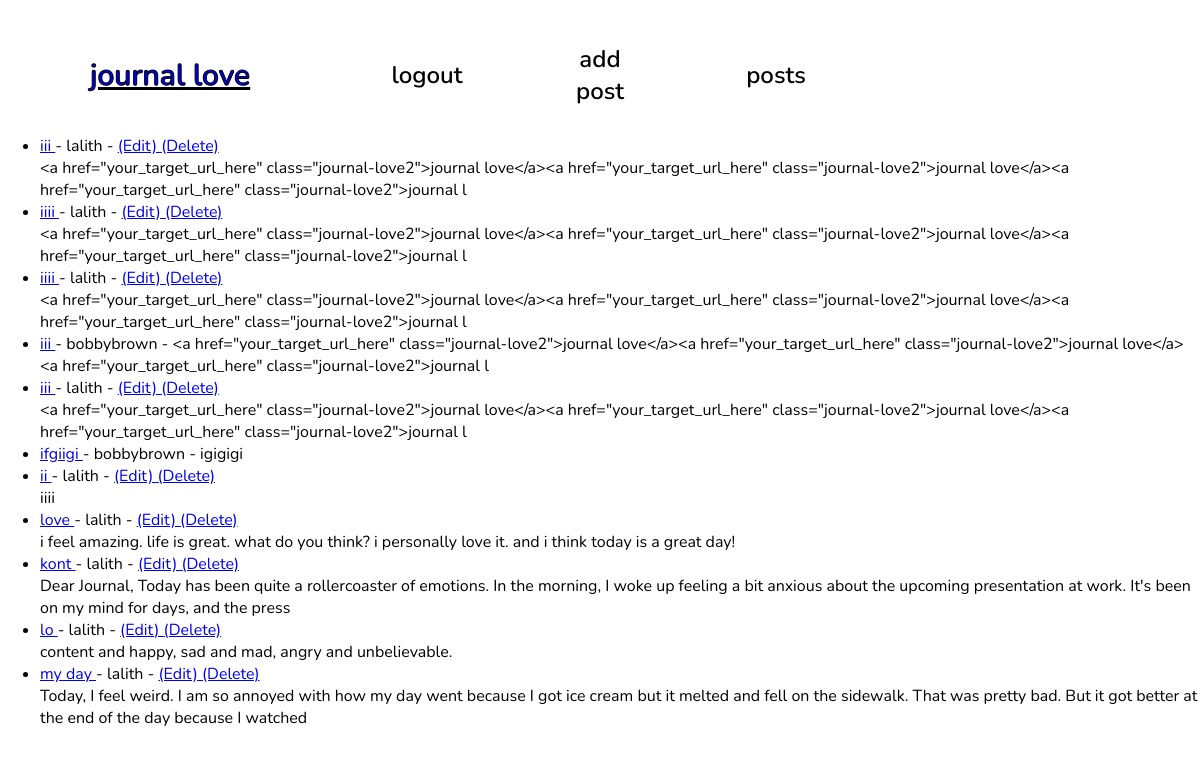
The app's page /home (signed in), older data.
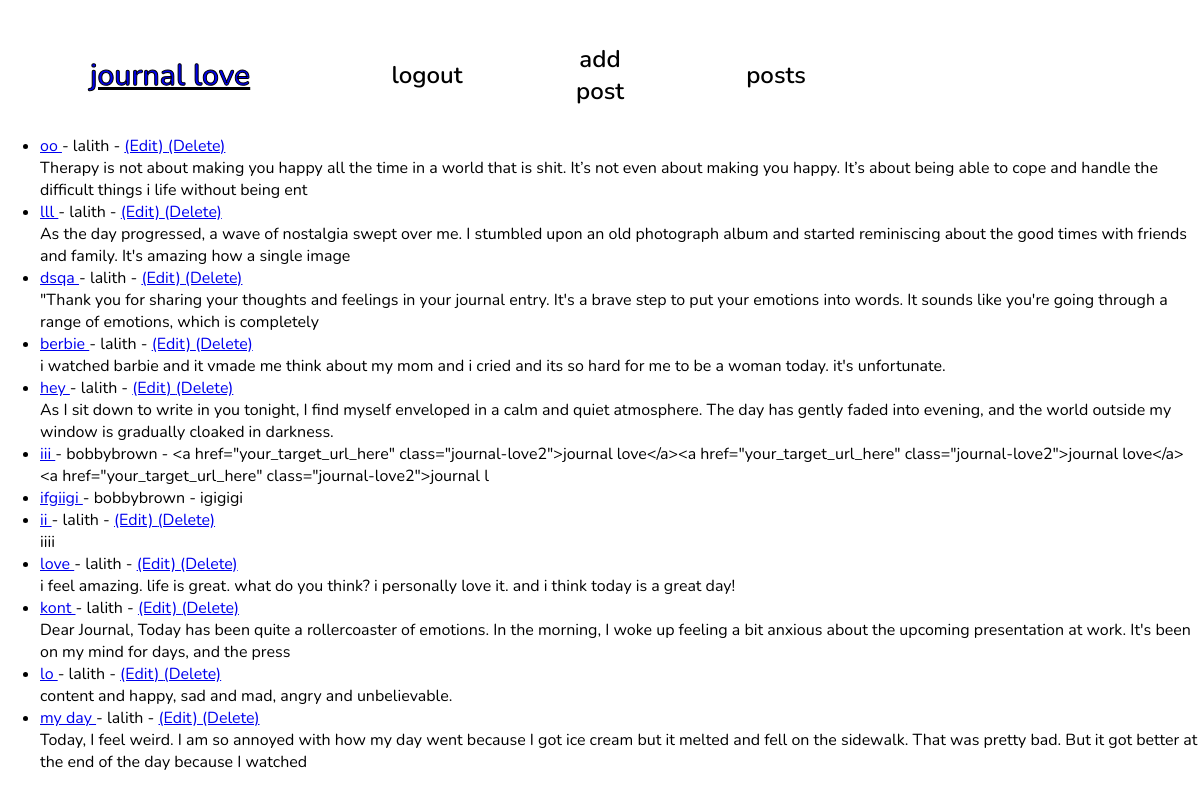
The same page, newer data.
### blog/models.py (models this page shows, shortened)
class Post(models.Model):
    title = models.CharField(max_length=255)
    author = models.ForeignKey(User, on_delete=models.CASCADE)
    body = models.TextField()
    postdate = models.DateField(auto_now_add=True)
    analysis_result = models.TextField(blank=True, null=True)

### theblog/views.py (the view)
# urls.py: path('home', HomeView.as_view(), name='home'),
class HomeView(ListView):
    model = Post
    template_name = 'home.html'
    ordering = ['-id']

### blog/templates/home.html
{% extends 'base.html' %}
{% block content %}
<br>
<br>
<ul>
{% for post in object_list %}
    <li>
        <a href="{% url 'articles' post.pk %}">
            {{ post.title }}
        </a> - {{ post.author }} -
        {% if user.is_authenticated %}
            {% if user.id == post.author.id %}
                <a href="{% url 'updatepost' post.pk %}">
                (Edit) </a>
                <a href="{% url 'deletepost' post.pk %}">
                (Delete) <br/></a>
            {% endif %}
        {% endif %}
        {{ post.body|slice:":200" }}
    </li>
{% endfor %}
</ul>
{% endblock %}

Row changes from the older to the newer data that the page shows:
removed Post: title "iii", author "lalith", shows "(Edit)", body "<a href=\"your_target_url_here\" class=\"journal-love2\">journal love</a><a href=\"your_target_url_here\" class=\"journal-love2\">journal love</a><a href=\"your_target_url_here\" class=\"journal-love2\">journal l"
removed Post: title "iiii", author "lalith", shows "(Edit)", body "<a href=\"your_target_url_here\" class=\"journal-love2\">journal love</a><a href=\"your_target_url_here\" class=\"journal-love2\">journal love</a><a href=\"your_target_url_here\" class=\"journal-love2\">journal l"
removed Post: title "iiii", author "lalith", shows "(Edit)", body "<a href=\"your_target_url_here\" class=\"journal-love2\">journal love</a><a href=\"your_target_url_here\" class=\"journal-love2\">journal love</a><a href=\"your_target_url_here\" class=\"journal-love2\">journal l"
removed Post: title "iii", author "lalith", shows "(Edit)", body "<a href=\"your_target_url_here\" class=\"journal-love2\">journal love</a><a href=\"your_target_url_here\" class=\"journal-love2\">journal love</a><a href=\"your_target_url_here\" class=\"journal-love2\">journal l"
added Post: title "oo", author "lalith", shows "(Edit)", body "Therapy is not about making you happy all the time in a world that is shit. It’s not even about making you happy. It’s about being able to cope and handle the difficult things i life without being ent"
added Post: title "lll", author "lalith", shows "(Edit)", body "As the day progressed, a wave of nostalgia swept over me. I stumbled upon an old photograph album and started reminiscing about the good times with friends and family. It's amazing how a single image"
added Post: title "dsqa", author "lalith", shows "(Edit)", body "\"Thank you for sharing your thoughts and feelings in your journal entry. It's a brave step to put your emotions into words. It sounds like you're going through a range of emotions, which is completely"
added Post: title "berbie", author "lalith", shows "(Edit)", body "i watched barbie and it vmade me think about my mom and i cried and its so hard for me to be a woman today. it's unfortunate."
added Post: title "hey", author "lalith", shows "(Edit)", body "As I sit down to write in you tonight, I find myself enveloped in a calm and quiet atmosphere. The day has gently faded into evening, and the world outside my window is gradually cloaked in darkness."
